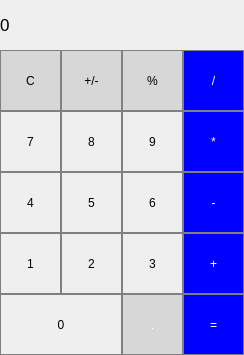
<?xml version="1.0" encoding="UTF-8"?>
<ui version="4.0">
 <class>MainWindow</class>
 <widget class="QMainWindow" name="MainWindow">
  <property name="geometry">
   <rect>
    <x>0</x>
    <y>0</y>
    <width>244</width>
    <height>355</height>
   </rect>
  </property>
  <property name="windowTitle">
   <string>MainWindow</string>
  </property>
  <widget class="QWidget" name="centralwidget">
   <widget class="QPushButton" name="pushButton_clear">
    <property name="geometry">
     <rect>
      <x>0</x>
      <y>50</y>
      <width>61</width>
      <height>61</height>
     </rect>
    </property>
    <property name="styleSheet">
     <string notr="true">QPushButton
{
background-color:rgb(215,215,215);
border:1px solid gray;
}
QPushButton:pressed
{
background-color:qlineargradient(x1:0,x2:0,y1:0,y2:1,
								stop:0 #BEBEBE, stop:1 #D7D7D7)
}</string>
    </property>
    <property name="text">
     <string>C</string>
    </property>
   </widget>
   <widget class="QPushButton" name="pushButton_plusMinus">
    <property name="geometry">
     <rect>
      <x>61</x>
      <y>50</y>
      <width>61</width>
      <height>61</height>
     </rect>
    </property>
    <property name="styleSheet">
     <string notr="true">QPushButton
{
background-color:rgb(215,215,215);
border:1px solid gray;
}
QPushButton:pressed
{
background-color:qlineargradient(x1:0,x2:0,y1:0,y2:1,
								stop:0 #BEBEBE, stop:1 #D7D7D7)
}</string>
    </property>
    <property name="text">
     <string>+/-</string>
    </property>
   </widget>
   <widget class="QPushButton" name="pushButton_7">
    <property name="geometry">
     <rect>
      <x>0</x>
      <y>111</y>
      <width>61</width>
      <height>61</height>
     </rect>
    </property>
    <property name="styleSheet">
     <string notr="true">QPushButton
{
border:1px solid gray;
}

QPushButton:pressed
{
background-color:qlineargradient(x1:0,y1:0,x2:0,y2:1,
								stop:0 #dadbde, stop:1 #f6f7fa);
}
</string>
    </property>
    <property name="text">
     <string>7</string>
    </property>
   </widget>
   <widget class="QPushButton" name="pushButton_percent">
    <property name="geometry">
     <rect>
      <x>122</x>
      <y>50</y>
      <width>61</width>
      <height>61</height>
     </rect>
    </property>
    <property name="styleSheet">
     <string notr="true">QPushButton
{
background-color:rgb(215,215,215);
border:1px solid gray;
}
QPushButton:pressed
{
background-color:qlineargradient(x1:0,x2:0,y1:0,y2:1,
								stop:0 #BEBEBE, stop:1 #D7D7D7)
}</string>
    </property>
    <property name="text">
     <string>%</string>
    </property>
   </widget>
   <widget class="QPushButton" name="pushButton_8">
    <property name="geometry">
     <rect>
      <x>61</x>
      <y>111</y>
      <width>61</width>
      <height>61</height>
     </rect>
    </property>
    <property name="styleSheet">
     <string notr="true">QPushButton
{
border:1px solid gray;
}

QPushButton:pressed
{
background-color:qlineargradient(x1:0,y1:0,x2:0,y2:1,
								stop:0 #dadbde, stop:1 #f6f7fa);
}
</string>
    </property>
    <property name="text">
     <string>8</string>
    </property>
   </widget>
   <widget class="QPushButton" name="pushButton_divide">
    <property name="geometry">
     <rect>
      <x>183</x>
      <y>50</y>
      <width>61</width>
      <height>61</height>
     </rect>
    </property>
    <property name="styleSheet">
     <string notr="true">QPushButton
{
background-color:rgb(0,0,255);
color:white;
border:1px solid gray;
}

QPushButton:pressed
{
background-color:qlineargradient(x1:0,y1:0,x2:0,y2:1
							stop:0 #FF7832, stop1: #FF9739)
}</string>
    </property>
    <property name="text">
     <string>/</string>
    </property>
   </widget>
   <widget class="QPushButton" name="pushButton_multiply">
    <property name="geometry">
     <rect>
      <x>183</x>
      <y>111</y>
      <width>61</width>
      <height>61</height>
     </rect>
    </property>
    <property name="styleSheet">
     <string notr="true">QPushButton
{
background-color:rgb(0,0,255);
color:white;
border:1px solid gray;
}

QPushButton:pressed
{
background-color:qlineargradient(x1:0,y1:0,x2:0,y2:1
							stop:0 #FF7832, stop1: #FF9739)
}</string>
    </property>
    <property name="text">
     <string>*</string>
    </property>
   </widget>
   <widget class="QPushButton" name="pushButton_9">
    <property name="geometry">
     <rect>
      <x>122</x>
      <y>111</y>
      <width>61</width>
      <height>61</height>
     </rect>
    </property>
    <property name="styleSheet">
     <string notr="true">QPushButton
{
border:1px solid gray;
}

QPushButton:pressed
{
background-color:qlineargradient(x1:0,y1:0,x2:0,y2:1,
								stop:0 #dadbde, stop:1 #f6f7fa);
}
</string>
    </property>
    <property name="text">
     <string>9</string>
    </property>
   </widget>
   <widget class="QPushButton" name="pushButton_1">
    <property name="geometry">
     <rect>
      <x>0</x>
      <y>233</y>
      <width>61</width>
      <height>61</height>
     </rect>
    </property>
    <property name="styleSheet">
     <string notr="true">QPushButton
{
border:1px solid gray;
}

QPushButton:pressed
{
background-color:qlineargradient(x1:0,y1:0,x2:0,y2:1,
								stop:0 #dadbde, stop:1 #f6f7fa);
}
</string>
    </property>
    <property name="text">
     <string>1</string>
    </property>
   </widget>
   <widget class="QPushButton" name="pushButton_subtract">
    <property name="geometry">
     <rect>
      <x>183</x>
      <y>172</y>
      <width>61</width>
      <height>61</height>
     </rect>
    </property>
    <property name="styleSheet">
     <string notr="true">QPushButton
{
background-color:rgb(0,0,255);
color:white;
border:1px solid gray;
}

QPushButton:pressed
{
background-color:qlineargradient(x1:0,y1:0,x2:0,y2:1
							stop:0 #FF7832, stop1: #FF9739)
}</string>
    </property>
    <property name="text">
     <string>-</string>
    </property>
   </widget>
   <widget class="QPushButton" name="pushButton_4">
    <property name="geometry">
     <rect>
      <x>0</x>
      <y>172</y>
      <width>61</width>
      <height>61</height>
     </rect>
    </property>
    <property name="styleSheet">
     <string notr="true">QPushButton
{
border:1px solid gray;
}

QPushButton:pressed
{
background-color:qlineargradient(x1:0,y1:0,x2:0,y2:1,
								stop:0 #dadbde, stop:1 #f6f7fa);
}
</string>
    </property>
    <property name="text">
     <string>4</string>
    </property>
   </widget>
   <widget class="QPushButton" name="pushButton_6">
    <property name="geometry">
     <rect>
      <x>122</x>
      <y>172</y>
      <width>61</width>
      <height>61</height>
     </rect>
    </property>
    <property name="styleSheet">
     <string notr="true">QPushButton
{
border:1px solid gray;
}

QPushButton:pressed
{
background-color:qlineargradient(x1:0,y1:0,x2:0,y2:1,
								stop:0 #dadbde, stop:1 #f6f7fa);
}
</string>
    </property>
    <property name="text">
     <string>6</string>
    </property>
   </widget>
   <widget class="QPushButton" name="pushButton_3">
    <property name="geometry">
     <rect>
      <x>122</x>
      <y>233</y>
      <width>61</width>
      <height>61</height>
     </rect>
    </property>
    <property name="styleSheet">
     <string notr="true">QPushButton
{
border:1px solid gray;
}

QPushButton:pressed
{
background-color:qlineargradient(x1:0,y1:0,x2:0,y2:1,
								stop:0 #dadbde, stop:1 #f6f7fa);
}
</string>
    </property>
    <property name="text">
     <string>3</string>
    </property>
   </widget>
   <widget class="QPushButton" name="pushButton_5">
    <property name="geometry">
     <rect>
      <x>61</x>
      <y>172</y>
      <width>61</width>
      <height>61</height>
     </rect>
    </property>
    <property name="styleSheet">
     <string notr="true">QPushButton
{
border:1px solid gray;
}

QPushButton:pressed
{
background-color:qlineargradient(x1:0,y1:0,x2:0,y2:1,
								stop:0 #dadbde, stop:1 #f6f7fa);
}
</string>
    </property>
    <property name="text">
     <string>5</string>
    </property>
   </widget>
   <widget class="QPushButton" name="pushButton_2">
    <property name="geometry">
     <rect>
      <x>61</x>
      <y>233</y>
      <width>61</width>
      <height>61</height>
     </rect>
    </property>
    <property name="styleSheet">
     <string notr="true">QPushButton
{
border:1px solid gray;
}

QPushButton:pressed
{
background-color:qlineargradient(x1:0,y1:0,x2:0,y2:1,
								stop:0 #dadbde, stop:1 #f6f7fa);
}
</string>
    </property>
    <property name="text">
     <string>2</string>
    </property>
   </widget>
   <widget class="QPushButton" name="pushButton_add">
    <property name="geometry">
     <rect>
      <x>183</x>
      <y>233</y>
      <width>61</width>
      <height>61</height>
     </rect>
    </property>
    <property name="styleSheet">
     <string notr="true">QPushButton
{
background-color:rgb(0,0,255);
color:white;
border:1px solid gray;
}

QPushButton:pressed
{
background-color:qlineargradient(x1:0,y1:0,x2:0,y2:1
							stop:0 #FF7832, stop1: #FF9739)
}</string>
    </property>
    <property name="text">
     <string>+</string>
    </property>
   </widget>
   <widget class="QPushButton" name="pushButton_decimal">
    <property name="geometry">
     <rect>
      <x>122</x>
      <y>294</y>
      <width>61</width>
      <height>61</height>
     </rect>
    </property>
    <property name="styleSheet">
     <string notr="true">QPushButton
{
background-color:rgb(215,215,215);
color:white;
border:1px solid gray;
}

QPushButton:pressed
{
background-color:qlineargradient(x1:0,y1:0,x2:0,y2:1
							stop:0 #FF7832, stop1: #FF9739)
}</string>
    </property>
    <property name="text">
     <string>.</string>
    </property>
   </widget>
   <widget class="QPushButton" name="pushButton_equals">
    <property name="geometry">
     <rect>
      <x>183</x>
      <y>294</y>
      <width>61</width>
      <height>61</height>
     </rect>
    </property>
    <property name="styleSheet">
     <string notr="true">QPushButton
{
background-color:rgb(0,0,255);
color:white;
border:1px solid gray;
}

QPushButton:pressed
{
background-color:qlineargradient(x1:0,y1:0,x2:0,y2:1
							stop:0 #FF7832, stop1: #FF9739)
}</string>
    </property>
    <property name="text">
     <string>=</string>
    </property>
   </widget>
   <widget class="QPushButton" name="pushButton_0">
    <property name="geometry">
     <rect>
      <x>0</x>
      <y>294</y>
      <width>122</width>
      <height>61</height>
     </rect>
    </property>
    <property name="styleSheet">
     <string notr="true">QPushButton
{
border:1px solid gray;
}

QPushButton:pressed
{
background-color:qlineargradient(x1:0,y1:0,x2:0,y2:1,
								stop:0 #dadbde, stop:1 #f6f7fa);
}
</string>
    </property>
    <property name="text">
     <string>0</string>
    </property>
   </widget>
   <widget class="QLabel" name="label">
    <property name="geometry">
     <rect>
      <x>0</x>
      <y>0</y>
      <width>244</width>
      <height>50</height>
     </rect>
    </property>
    <property name="font">
     <font>
      <pointsize>13</pointsize>
     </font>
    </property>
    <property name="styleSheet">
     <string notr="true">QLabel
{
qproperty-alignment:'AlignVCenter | AlignRight';
border:1px solid gray;
}

background-color: white;</string>
    </property>
    <property name="text">
     <string>0</string>
    </property>
   </widget>
  </widget>
 </widget>
 <resources/>
 <connections/>
</ui>
